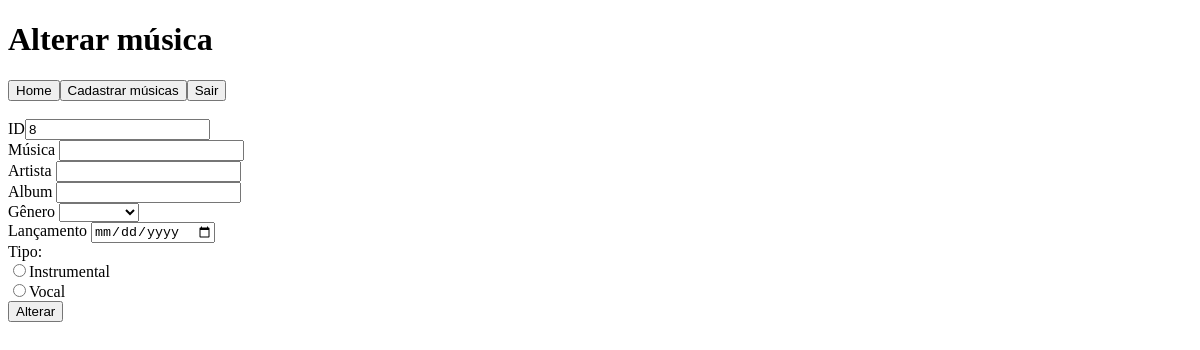
Page /alterarMusica.php?idMusica=8 (signed in) on the earlier database version.
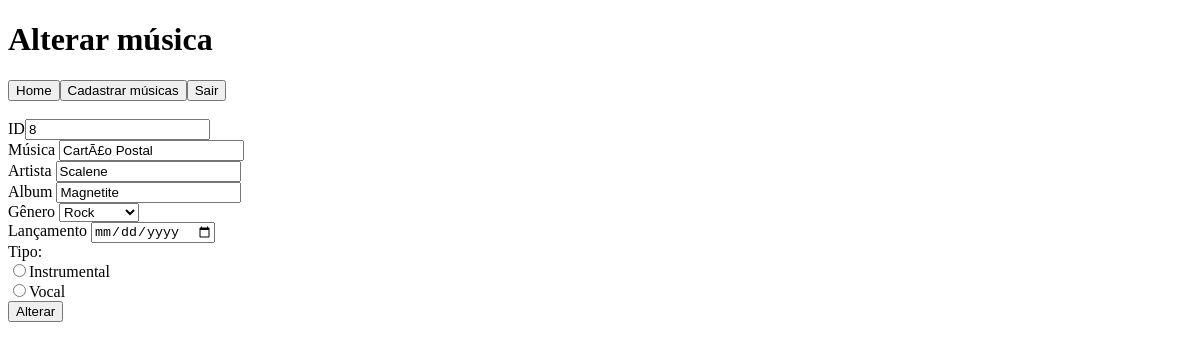
Same page on the later database version.
### tables this page shows
CREATE TABLE `musicas` (
  `id_musica` int(11) NOT NULL,
  `nm_musica` varchar(100) NOT NULL,
  `nm_artista` varchar(100) NOT NULL,
  `nm_album` varchar(100) NOT NULL,
  `dt_lancamento` date NOT NULL,
  `nm_genero` varchar(50) NOT NULL,
  `fk_email_usuario` varchar(50) DEFAULT NULL,
  `tipo_musica` varchar(50) NOT NULL
);

### alterarMusica.php (the view, shortened to what this page needs)
<!DOCTYPE html>
<html>
<head>
</head>
<body>
<h1>Alterar música</h1>
<?php
    include 'menu.php';
    echo "<br>";
    if(isset ($_SESSION['usuario'])){
    $id = $_GET['idMusica'];
    include $_SERVER["DOCUMENT_ROOT"]."/Trabalho-LP4/connection.php";
    if($res=mysqli_query($con,"select nm_musica, nm_artista, nm_album, nm_genero, dt_lancamento, tipo_musica from musicas WHERE id_musica=$id")){
        if ($linha=mysqli_fetch_assoc($res)) {
        }else{
            die("Ocorreu um erro.");
        }
    }
}else{
    header("location:index.php");
}
   ?>
<form action="CrudMusica/editMusica.php" method="post">
    <label>ID<input type="number" name="idMusica" min="1" value="<?= $_GET['idMusica'] ?>" readonly/></label><br/>
     <label>Música <input type="text" name="musica" value="<?= $linha['nm_musica'] ?>"/></label><br/>
     <label>Artista <input type="text" name="artista" value="<?= $linha['nm_artista'] ?>"/></label><br/>
     <label>Album <input type="text" name="album" value="<?= $linha['nm_album'] ?>"/></label><br/>
     Gênero <select name="genero">
                    <option><?= $linha['nm_genero'] ?></option>
                    <option value="Rock">Rock</option>
                </select><br>
     <label>Lançamento <input type="date" name="lancamento" value="<?= $linha['dt_lançamento'] ?>"/></label><br/>
     Tipo: <br><input type="radio" name="tipoMusica" value="Instrumental">Instrumental<br>
              <input type="radio" name="tipoMusica" value="Vocal">Vocal<br>
     <input type="submit" value="Alterar"/>
   </form>
</body>
</html>

Differences in the rows shown:
now on this page (row edited): musicas: musica "CartÃ£o Postal", artista "Scalene", album "Magnetite", genero "Rock"
